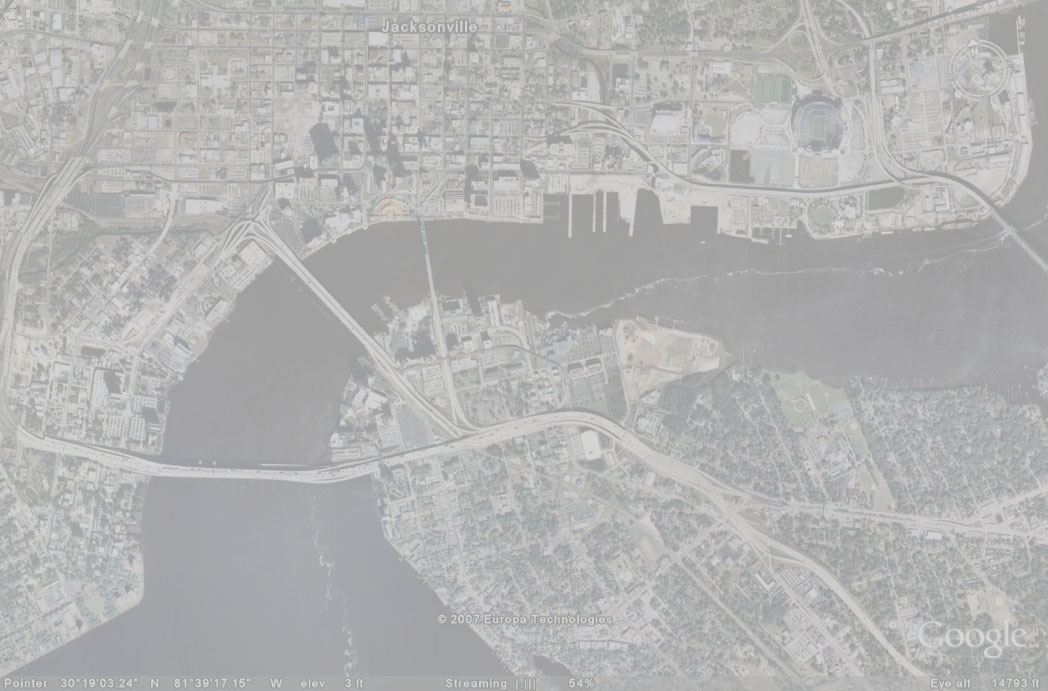
%> input picture 1/input_sat_image.jpg, 1048 x 691 px
$ octave --eval "result = func_2_threshold(imread('input_sat_image.jpg'));"   (GNU Octave 9; MATLAB toolbox functions it lacks are replaced by stand-ins)
%> lines starting %> are read from the running program, lines starting %| are printed output that depends on the picture
%Difficulties in choosing a good threshold:
%   - there isn't a clear separation in intensity between the river region and the land.
%     therefore, it's almost impossible to binarize image without small artifacts.
function I_b = func_2_threshold(I)
    test_ranges = [0.1, 0.3, 0.5, 0.7, 0.9];
    figure('Name','threshold result'),
    for i = 1:numel(test_ranges)
        I_tmp = imbinarize(I, test_ranges(i));
        subplot(2,3,i), imshow(I_tmp), title(strcat('threshold = ', num2str(test_ranges(i))));
    end
    t = graythresh(I);
%> t = 0.706
    I_b = imbinarize(I, t);
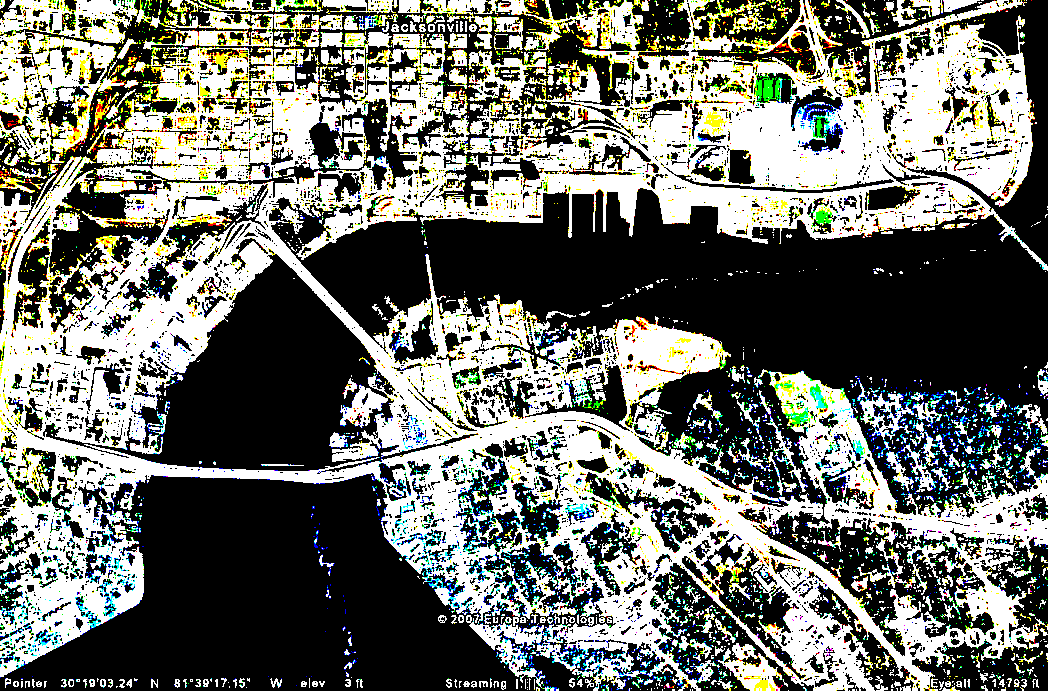
%> I_b: size 691x1048x3 logical; mean R, G, B 0.439, 0.449, 0.419
%> `result = func_2_threshold(imread('input_sat_image.jpg'));`:
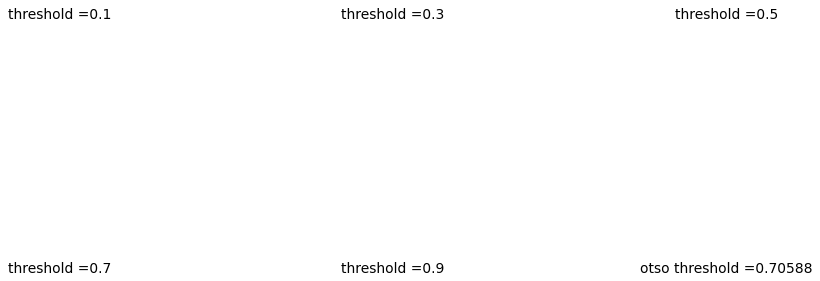
%> figure redrawn from the program's plot data, 6 panels
    subplot(2,3,6), imshow(I_b), title(strcat('otso threshold = ',num2str(t)));
end
